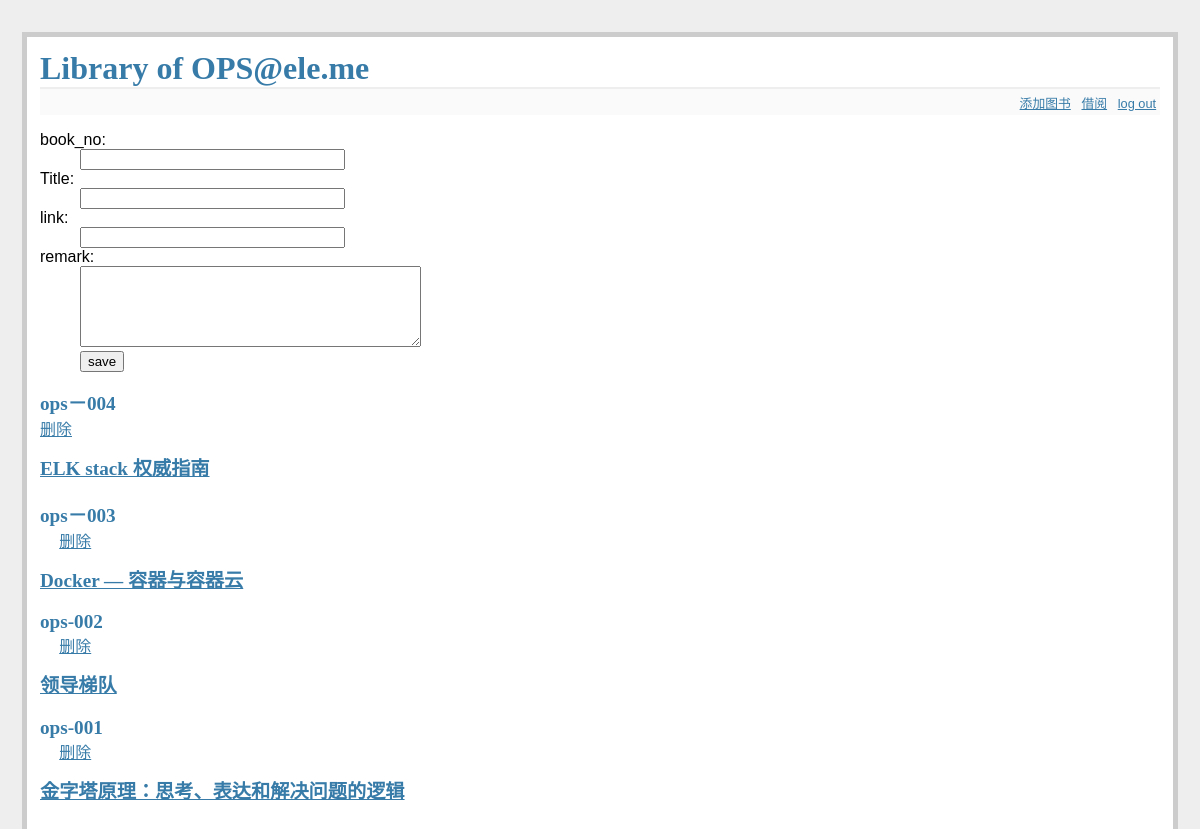
/books (signed in), run on the app's committed database.
### tables this page shows
CREATE TABLE books (
      id integer primary key autoincrement,
      book_no text NOT NULL ,
      title text not null,
      link text not null,
      remark text null
);

### libary.py (the view)
@app.route('/books')
def show_books():
    db = get_db()
    cur = db.execute('select id as book_id,book_no,title,link,remark from books order by id desc')
    books = cur.fetchall()
    return render_template('books.html', books=books)

### libary.py (called while the page is built)
def connect_db():
    rv = sqlite3.connect(app.config['DATABASE'])
    rv.row_factory = sqlite3.Row
    return rv

def get_db():
    if not hasattr(g, 'sqlite_db'):
        g.sqlite_db = connect_db()
    return g.sqlite_db

### templates/books.html
{% extends "layout.html" %}
{% block body %}
  {% if session.logged_in %}
    <form action="{{ url_for('add_book') }}" method=post class=add-book>
      <dl>
        <dt>book_no:
        <dd><input type=text size=30 name=book_no>
          <dt>Title:
        <dd><input type=text size=30 name=title>
        <dt>link:
        <dd><input type=text size=30 name=link>
        <dt>remark:
        <dd><textarea name=remark rows=5 cols=40></textarea>
        <dd><input type=submit value=save>
      </dl>
    </form>
  <ul class=entries>
  {% for book in books %}
    <h2>{{ book.book_no }}</h2>
        <a href="{{ url_for('del_book', book_id=book.book_id) }}" method=post > 删除 </a>
    <li><h2><a href="{{ book.link }}" target="_blank"> {{ book.title }}</a></h2>
    <li><h3>{{ book.remark }}</h3>
  {% else %}
    <li><em>There is no books yet!</em>
  {% endfor %}
  </ul>
  {% endif %}
{% endblock %}

### static/style.css (style rules this page uses)
a, h1, h2 { color: #377BA8; }
h1, h2 { font-family: 'Georgia', serif; margin: 0; }
h2 { font-size: 1.2em; }
.entries { list-style: none; margin: 0; padding: 0; }
.entries li { margin: 0.8em 1.2em; }
.entries li h2 { margin-left: -1em; }

### data on the page
books: book_no "ops－004", title "ELK stack 权威指南"
books: book_no "ops－003", title "Docker — 容器与容器云"
books: book_no "ops-002", title "领导梯队"
books: book_no "ops-001", title "金字塔原理：思考、表达和解决问题的逻辑"
